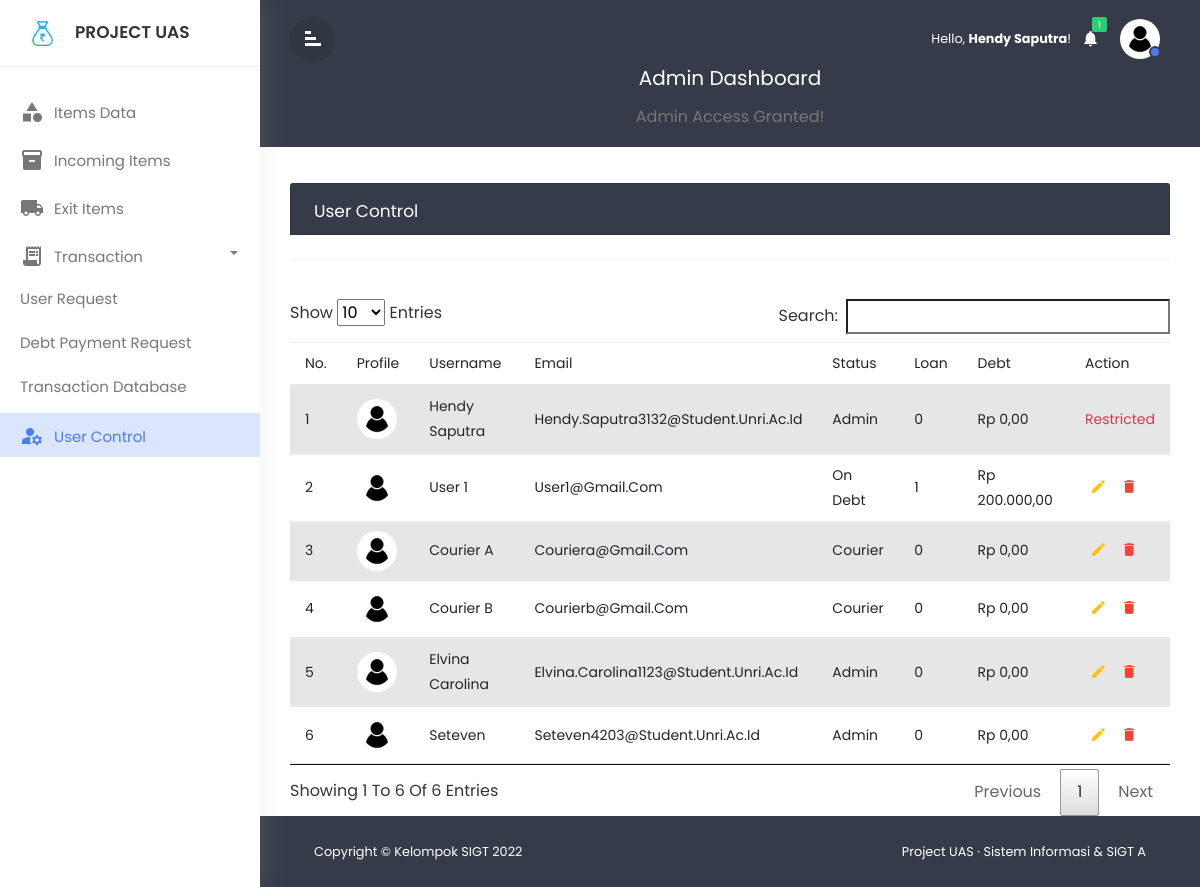
Page /admin/usercontrol.php (signed in) on the committed database.
### tables this page shows
CREATE TABLE `user` (
  `iduser` int(11) NOT NULL,
  `username` varchar(50) NOT NULL,
  `email` varchar(50) NOT NULL,
  `password` varchar(50) NOT NULL,
  `role` int(1) NOT NULL DEFAULT 0,
  `image` varchar(99) DEFAULT NULL,
  `loan` int(11) NOT NULL DEFAULT 0
);

CREATE TABLE `debt` (
  `iddebt` int(11) NOT NULL,
  `iduser` int(11) NOT NULL,
  `debt` int(50) NOT NULL,
  `debtstatus` int(2) NOT NULL,
  `payqty` int(50) NOT NULL,
  `paydate` datetime NOT NULL
);

### admin/usercontrol.php (the view, shortened to what this page needs)
<?php
    require '../function.php';
?>
<!DOCTYPE html>
<html lang="en">
<head>
    <link href="../css/styles.css" rel="stylesheet"/>
    <link type="text/css" href="../css/dataTables.checkboxes.css" rel="stylesheet"/>
	<link type="text/css" href="../css/datatables.min.css" rel="stylesheet"/>
    <link rel="stylesheet" href="../css/bootstrap.min.css">
    <link href="../css/custom.css" rel="stylesheet"/>
</head>
<body>
    <div class="wrapper">
        <div id="sidebar">
	        <div class="sidebar-header">
		        <h3><img src="../img/logo.png" class="img-fluid"/><span>Project UAS</span></h3>
		    </div>
            <ul class="list-unstyled component m-0">
		        <li>
		            <a href="adminhome.php" class="dashboard"><i class="material-icons">category</i>Items Data </a>
		        </li>
                <li>
		            <a href="incomingitem.php"><i class="material-icons">inventory_2</i>Incoming Items</a>
		        </li>
                <li>
		            <a href="exititem.php"><i class="material-icons">local_shipping</i>Exit Items</a>
		        </li>
                <li class="dropdown">
		            <a href="#homeSubmenu1" data-toggle="collapse" aria-expanded="false" class="dropdown-toggle"><i class="material-icons">receipt_long</i>Transaction</a>
                    <ul class="show list-unstyled menu" id="homeSubmenu1">
		                <li><a href="requser.php">User Request</a></li>
                        <li><a href="debtreq.php">Debt Payment Request</a></li>
			            <li><a href="trdatabase.php">Transaction Database</a></li>
		            </ul>
		        </li>
                <li class="active">
		            <a href="#"><i class="material-icons">manage_accounts</i>User Control</a>
		        </li>
            </ul>
        </div>
        <div id="content">
		    <div class="top-navbar">
		        <div class="xd-topbar">
			        <div class="row">
				        <div class="col-2 col-md-1 col-lg-1 order-2 order-md-1 align-self-center">
					        <div class="xp-menubar"><span class="material-icons text-white">signal_cellular_alt</span></div>
					    </div>
					<div class="col-md-5 col-lg-3 order-3 order-md-2">
					</div>
					<div class="col-10 col-md-6 col-lg-8 order-1 order-md-3">
					    <div class="xp-profilebar text-right">
						    <nav class="navbar p-0">
                                <ul class="nav navbar-nav flex-row ml-auto">
                                    <li class="d-flex align-content-center flex-wrap"><small>Hello, <b><?=$_SESSION['username'];?></b>!</small></li>
							        <li class="dropdown nav-item">
                                        <?php
                                            $getemptyitem = mysqli_query($conn, "SELECT * FROM item WHERE itemtotal < 1");
                                            $rowCount = mysqli_num_rows($getemptyitem);
                                            $gettr = mysqli_query($conn, "SELECT * FROM transaction WHERE status = 1 OR status = 4 OR status = 6 OR status = 12");
                                            $tr = mysqli_num_rows($gettr);
                                            $getdb = mysqli_query($conn, "SELECT * FROM debt WHERE debtstatus = 2");
                                            $db = mysqli_num_rows($getdb);
                                        ?>
							            <a class="nav-link" href="#" data-toggle="dropdown"><span class="material-icons">notifications</span><span class="notification"><?=$rowCount+$tr+$db;?></span></a>
							        </li>
							        <li class="dropdown nav-item">
							            <a class="nav-link" href="#" data-toggle="dropdown"><img src="../img/<?=$_SESSION['image']?>" style="width:40px; border-radius:50%;"/><span class="xp-user-live"></span></a>
                                    </li>
                                </ul>
                            </nav>
                        </div>
                    </div>
                    </div>
                    <div class="xp-breadcrumbbar text-center">
				        <h4 class="page-title">Admin Dashboard</h4>
					    <ol class="breadcrumb">
					        <li class="breadcrumb-item"><a href="#">Admin access granted!</a></li>
					    </ol>
				    </div>
                </div>
		    </div>
		    <div class="main-content">
			    <div class="row">
			        <div class="col-md-12">
				        <div class="table-wrapper">
				            <div class="table-title card mb-4">
				                <div class="row">
					                <div class="col-sm-6 p-0 flex justify-content-lg-start justify-content-center">
						                <h2 class="ml-lg-2">User Control</h2>
						            </div>
				                </div>
				            </div>
                        </div>
                    </div>
                </div>
                <table id="example" class="table table-striped table-hover">
                    <thead>
                        <tr>
                            <th>No.</th>
                            <th>Profile</th>
                            <th>Username</th>
                            <th>Email</th>
                            <th>Status</th>
                            <th>Loan</th>
                            <th>Debt</th>
                            <th>Action</th>
                        </tr>
                    </thead>
                    <tbody>
                        <?php
                            $getallitem = mysqli_query($conn, "SELECT * FROM user");
                            $i = 1;
                            while ($data = mysqli_fetch_array($getallitem)) {
                                $iduser = $data['iduser'];
                                $username = $data['username'];
                                $email = $data['email'];
                                $role = $data['role'];
                                $loan = $data['loan'];
                                $image = $data['image'];
                                $getalldebt = mysqli_query($conn, "SELECT * FROM debt WHERE iduser = '$iduser'");
                                $datadebt = mysqli_fetch_array($getalldebt);
                                if (empty($datadebt)) {
                                } else {
                                    $debt = $datadebt['debt'];
                                }
                        ?>
                        <tr id="<?=$iduser;?>">
                            <td><?=$i++;?></td>
                            <td><img src="../img/<?=$image?>" style="width:40px; border-radius:50%;"/></td>
                            <td><?=$username;?></td>
                            <td><?=$email;?></td>
                            <td>
                                <?php
                                    if ($role == 0) {
                                        echo "User";
                                    } else if ($role == 1) {
                                        echo "Admin";
                                    } else if ($role == 2) {
                                        echo "On Debt";
                                    } else if ($role == 3) {
                                        echo "Courier";
                                    } else {
                                        echo "Unknown";
                                    }
                                ?>
                            </td>
                            <td><?=$loan;?></td>
                            <td>
                                <?php
                                    if ($debt == null) {
                                        echo "Rp ".number_format(0,2,',','.');
                                    } else {
                                        echo "Rp ".number_format($debt,2,',','.');
                                    }
                                ?>
                            </td>
                            <td>
                                <?php
                                    if ($iduser == 1) {
                                        echo "<span class='text-danger'>Restricted</span>";
                                    } else {
                                        echo '
                                        <a class="edit" data-toggle="modal" data-target="#edit'.$iduser.'">
                                            <i class="material-icons" data-toggle="tooltip" title="Edit">&#xE254;</i>
                                        </a>
                                        <a class="delete" data-toggle="modal" data-target="#delete'.$iduser.'">
                                            <i class="material-icons" data-toggle="tooltip" title="Delete">&#xE872;</i>
                                        </a>';
                                    }
                                ?>
                            </td>
                        </tr>
                        <?php
                            };
                        ?>
                    </tbody>
                </table>
            </div>
            <footer class="py-4 mt-auto">
                <div class="container-fluid px-4">
                    <div class="d-flex align-items-center justify-content-between small">
                        <div>Copyright &copy; Kelompok SIGT 2022</div>
                        <div>Project UAS &middot; Sistem Informasi &amp; SIGT A</div>
                    </div>
                </div>
            </footer>
        </div>
    </div>
</body>
</html>

### rows in the picture
user: image (placeholder picture), username "Hendy Saputra", email "Hendy.saputra3132@student.unri.ac.id", role "Admin", loan "0", debt.debt "0,00", shows "Restricted"
user: image (placeholder picture), username "User 1", email "User1@gmail.com", role "On Debt", loan "1", debt.debt "200.000,00"
user: image (placeholder picture), username "Courier A", email "Couriera@gmail.com", role "Courier", loan "0", debt.debt "0,00"
user: image (placeholder picture), username "Courier B", email "Courierb@gmail.com", role "Courier", loan "0", debt.debt "0,00"
user: image (placeholder picture), username "Elvina Carolina", email "Elvina.carolina1123@student.unri.ac.id", role "Admin", loan "0", debt.debt "0,00"
user: image (placeholder picture), username "Seteven", email "Seteven4203@student.unri.ac.id", role "Admin", loan "0", debt.debt "0,00"

### other values in the picture
$_SESSION['username'] "Hendy Saputra"
$rowCount+$tr+$db "1"
